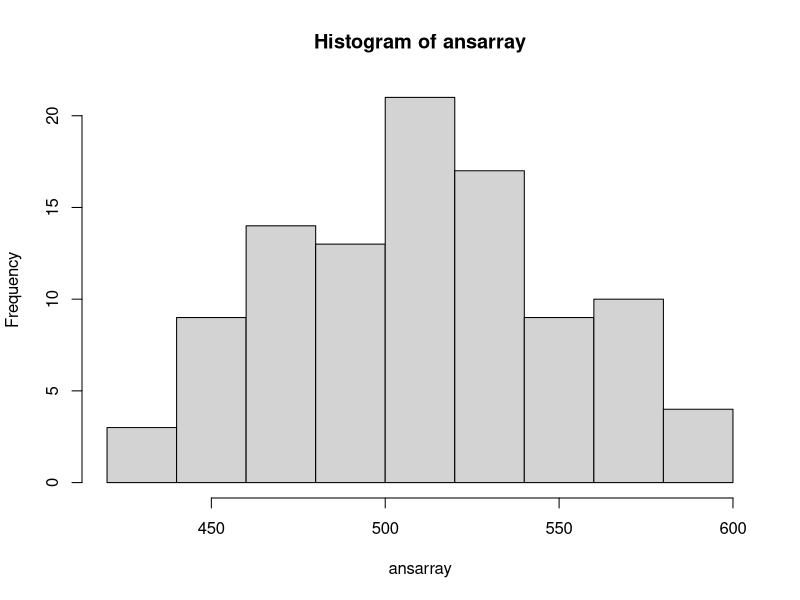

Write the R code that produced this figure.
## ---- chunk 1
ansarray<-numeric()
for (j in 1:100){
brownProfit = 0
bdays <- (1:365)
for (i in 1:1137){
students <- sample(bdays,size = 35, replace = TRUE)
xx <- duplicated(students)
winornot <- sum(xx)
if (winornot >= 1) brownProfit = brownProfit+1 else brownProfit = brownProfit -2
}
ansarray[j]=brownProfit
}
hist(ansarray)
